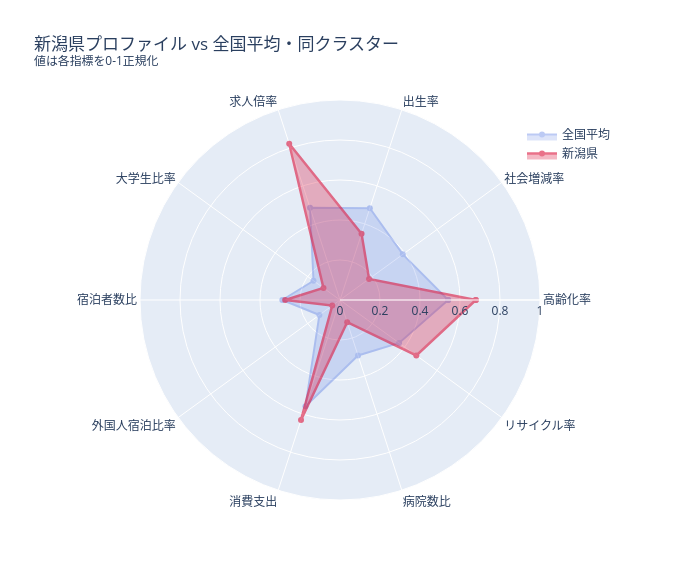

Here is the notebook cell this chart was saved with:
### Markdown cell above
### 5-4. レーダーチャート：新潟 vs 同クラスター vs 全国平均

### Code cell
RADAR_FEATS = [
    '高齢化率', '社会増減率', '出生率', '求人倍率',
    '大学生比率', '宿泊者数_人口比', '外国人宿泊比率',
    '消費支出', '病院数_人口比', 'リサイクル率'
]
RADAR_JP = [
    '高齢化率', '社会増減率', '出生率', '求人倍率',
    '大学生比率', '宿泊者数比', '外国人宿泊比率',
    '消費支出', '病院数比', 'リサイクル率'
]

# 0-1正規化
def normalize_col(s):
    mn, mx = s.min(), s.max()
    return (s - mn) / (mx - mn + 1e-12)

norm = result[RADAR_FEATS].apply(normalize_col)

national_avg  = norm.mean().tolist()
niigata_vals  = norm.iloc[niigata_idx].tolist()

niigata_cluster = result.iloc[niigata_idx]['cluster']
if niigata_cluster != -1:
    cluster_mask = (result['cluster'] == niigata_cluster) & (result['都道府県'] != '新潟県')
    cluster_avg  = norm[cluster_mask].mean().tolist()
    cluster_label = f'同クラスター平均 ({niigata_cluster})'
else:
    cluster_avg   = None
    cluster_label = None

theta = RADAR_JP + [RADAR_JP[0]]  # 閉じる

fig_r = go.Figure()

fig_r.add_trace(go.Scatterpolar(
    r=national_avg + [national_avg[0]], theta=theta,
    fill='toself', name='全国平均',
    line_color='royalblue', opacity=0.35
))

if cluster_avg is not None:
    fig_r.add_trace(go.Scatterpolar(
        r=cluster_avg + [cluster_avg[0]], theta=theta,
        fill='toself', name=cluster_label,
        line_color='forestgreen', opacity=0.35
    ))

fig_r.add_trace(go.Scatterpolar(
    r=niigata_vals + [niigata_vals[0]], theta=theta,
    fill='toself', name='新潟県',
    line_color='crimson', opacity=0.6, line_width=2.5
))

fig_r.update_layout(
    polar=dict(radialaxis=dict(visible=True, range=[0, 1])),
    title='新潟県プロファイル vs 全国平均・同クラスター<br><sup>値は各指標を0-1正規化</sup>',
    width=680, height=580,
    legend=dict(x=0.85, y=0.95)
)
fig_r.show()

### Figure 1 — Plotly figure (JSON) as saved in the notebook; plotly's stock layout.template omitted (floating-point values rounded to 4 significant figures)
{"data": [{"fill": "toself", "line": {"color": "royalblue"}, "name": "全国平均", "opacity": 0.35, "r": [0.5408, 0.3883, 0.4823, 0.4847, 0.1636, 0.2884, 0.1272, 0.559, 0.2914, 0.3652, 0.5408], "theta": ["高齢化率", "社会増減率", "出生率", "求人倍率", "大学生比率", "宿泊者数比", "外国人宿泊比率", "消費支出", "病院数比", "リサイクル率", "高齢化率"], "type": "scatterpolar"}, {"fill": "toself", "line": {"color": "crimson", "width": 2.5}, "name": "新潟県", "opacity": 0.6, "r": [0.6791, 0.1797, 0.3485, 0.8216, 0.1021, 0.2741, 0.04781, 0.6305, 0.1164, 0.4717, 0.6791], "theta": ["高齢化率", "社会増減率", "出生率", "求人倍率", "大学生比率", "宿泊者数比", "外国人宿泊比率", "消費支出", "病院数比", "リサイクル率", "高齢化率"], "type": "scatterpolar"}], "layout": {"height": 580, "legend": {"x": 0.85, "y": 0.95}, "polar": {"radialaxis": {"range": [0, 1], "visible": true}}, "title": {"text": "新潟県プロファイル vs 全国平均・同クラスター<br><sup>値は各指標を0-1正規化</sup>"}, "width": 680}}
